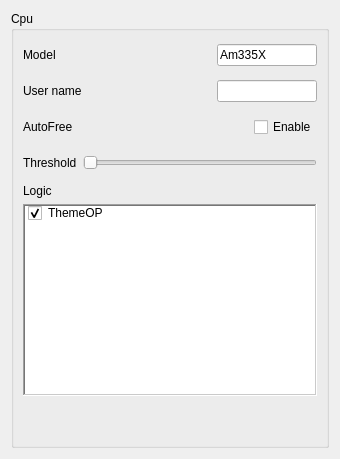
     <widget class="QWidget" name="page_CPU">
      <layout class="QVBoxLayout" name="verticalLayout_4">
       <item>
        <widget class="QGroupBox" name="System_Cpu">
         <property name="font">
          <font>
           <weight>50</weight>
           <bold>false</bold>
          </font>
         </property>
         <property name="focusPolicy">
          <enum>Qt::StrongFocus</enum>
         </property>
         <property name="contextMenuPolicy">
          <enum>Qt::DefaultContextMenu</enum>
         </property>
         <property name="title">
          <string>Cpu</string>
         </property>
         <property name="flat">
          <bool>true</bool>
         </property>
         <property name="checkable">
          <bool>false</bool>
         </property>
         <property name="checked">
          <bool>false</bool>
         </property>
         <layout class="QVBoxLayout" name="verticalLayout_3">
          <item>
           <layout class="QHBoxLayout" name="horizontalLayout_3">
            <item>
             <widget class="QLabel" name="label_3">
              <property name="minimumSize">
               <size>
                <width>0</width>
                <height>30</height>
               </size>
              </property>
              <property name="font">
               <font>
                <weight>50</weight>
                <bold>false</bold>
               </font>
              </property>
              <property name="text">
               <string>Model       </string>
              </property>
             </widget>
            </item>
            <item>
             <spacer name="horizontalSpacer_3">
              <property name="orientation">
               <enum>Qt::Horizontal</enum>
              </property>
              <property name="sizeHint" stdset="0">
               <size>
                <width>40</width>
                <height>20</height>
               </size>
              </property>
             </spacer>
            </item>
            <item>
             <widget class="QLineEdit" name="System_Cpu_Model_String_Text">
              <property name="minimumSize">
               <size>
                <width>0</width>
                <height>0</height>
               </size>
              </property>
              <property name="maximumSize">
               <size>
                <width>100</width>
                <height>16777215</height>
               </size>
              </property>
              <property name="font">
               <font>
                <weight>50</weight>
                <bold>false</bold>
               </font>
              </property>
              <property name="autoFillBackground">
               <bool>false</bool>
              </property>
              <property name="inputMethodHints">
               <set>Qt::ImhNone</set>
              </property>
              <property name="text">
               <string>Am335X</string>
              </property>
              <property name="readOnly">
               <bool>true</bool>
              </property>
             </widget>
            </item>
           </layout>
          </item>
          <item>
           <layout class="QHBoxLayout" name="horizontalLayout_4">
            <item>
             <widget class="QLabel" name="label_4">
              <property name="minimumSize">
               <size>
                <width>0</width>
                <height>30</height>
               </size>
              </property>
              <property name="font">
               <font>
                <weight>50</weight>
                <bold>false</bold>
               </font>
              </property>
              <property name="text">
               <string>User name   </string>
              </property>
             </widget>
            </item>
            <item>
             <spacer name="horizontalSpacer_4">
              <property name="orientation">
               <enum>Qt::Horizontal</enum>
              </property>
              <property name="sizeHint" stdset="0">
               <size>
                <width>40</width>
                <height>20</height>
               </size>
              </property>
             </spacer>
            </item>
            <item>
             <widget class="QLineEdit" name="System_Cpu_UserName_String_Text_2">
              <property name="minimumSize">
               <size>
                <width>0</width>
                <height>0</height>
               </size>
              </property>
              <property name="maximumSize">
               <size>
                <width>100</width>
                <height>16777215</height>
               </size>
              </property>
              <property name="font">
               <font>
                <weight>50</weight>
                <bold>false</bold>
               </font>
              </property>
              <property name="autoFillBackground">
               <bool>false</bool>
              </property>
              <property name="inputMethodHints">
               <set>Qt::ImhNone</set>
              </property>
              <property name="text">
               <string/>
              </property>
              <property name="readOnly">
               <bool>false</bool>
              </property>
             </widget>
            </item>
           </layout>
          </item>
          <item>
           <layout class="QHBoxLayout" name="horizontalLayout_16">
            <item>
             <widget class="QLabel" name="label_40">
              <property name="minimumSize">
               <size>
                <width>0</width>
                <height>30</height>
               </size>
              </property>
              <property name="text">
               <string>AutoFree</string>
              </property>
             </widget>
            </item>
            <item>
             <spacer name="horizontalSpacer_51">
              <property name="orientation">
               <enum>Qt::Horizontal</enum>
              </property>
              <property name="sizeHint" stdset="0">
               <size>
                <width>175</width>
                <height>20</height>
               </size>
              </property>
             </spacer>
            </item>
            <item>
             <widget class="QCheckBox" name="System_Cpu_AutoRelease_Bool_IsChecked_2">
              <property name="text">
               <string>Enable</string>
              </property>
             </widget>
            </item>
           </layout>
          </item>
          <item>
           <layout class="QHBoxLayout" name="horizontalLayout_67">
            <item>
             <widget class="QLabel" name="label_78">
              <property name="minimumSize">
               <size>
                <width>0</width>
                <height>30</height>
               </size>
              </property>
              <property name="text">
               <string>Threshold</string>
              </property>
             </widget>
            </item>
            <item>
             <widget class="QSlider" name="System_Cpu_Threshold_Num_Value_2">
              <property name="orientation">
               <enum>Qt::Horizontal</enum>
              </property>
             </widget>
            </item>
           </layout>
          </item>
          <item>
           <widget class="QLabel" name="label_72">
            <property name="text">
             <string>Logic</string>
            </property>
           </widget>
          </item>
          <item>
           <widget class="UpSelecQListWidget" name="System_Cpu_Logic_Check_Item">
            <property name="frameShape">
             <enum>QFrame::WinPanel</enum>
            </property>
            <item>
             <property name="text">
              <string>ThemeOP</string>
             </property>
             <property name="checkState">
              <enum>Checked</enum>
             </property>
             <property name="icon">
              <iconset resource="../IDE.qrc">
               <normaloff>:/Menu/rc/Menu/chat.png</normaloff>:/Menu/rc/Menu/chat.png</iconset>
             </property>
            </item>
           </widget>
          </item>
          <item>
           <spacer name="verticalSpacer_5">
            <property name="orientation">
             <enum>Qt::Vertical</enum>
            </property>
            <property name="sizeHint" stdset="0">
             <size>
              <width>20</width>
              <height>40</height>
             </size>
            </property>
           </spacer>
          </item>
         </layout>
        </widget>
       </item>
      </layout>
     </widget>
